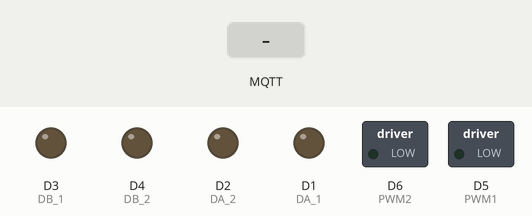
This sketch was run on a simulated ESP8266 (NodeMCU). Parts: switched loads named in the sketch (green lamp = pin HIGH), output pins drawn as LEDs (lit = HIGH). The test bench sets the inputs (shaded band). WiFi joins after 1.5 s; servers stay silent unless stated; no MQTT or app messages arrive unless stated; what the sketch prints to the serial monitor is not drawn.

Above: at 2.7 s.
2.8 s: MQTT message "A" arrives on the first subscribed topic
At 3.3 s:
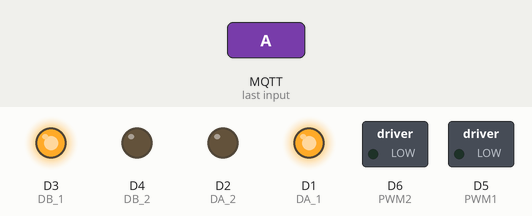
4.5 s: MQTT message "R" arrives on the first subscribed topic
At 5.8 s:
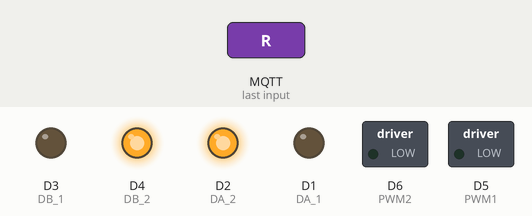
6.2 s: MQTT message "I" arrives on the first subscribed topic
At 7.1 s:
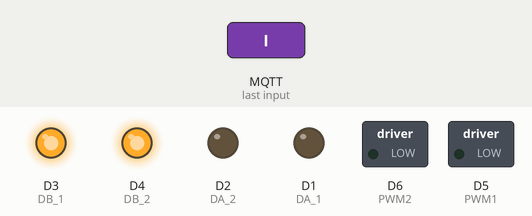
7.9 s: MQTT message "D" arrives on the first subscribed topic
At 8.4 s:
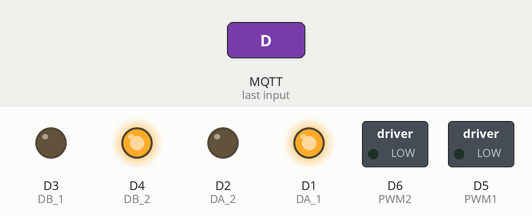
Timing chart, 0 to 10.6 s (numbered marks = the images above; inputs shaded):
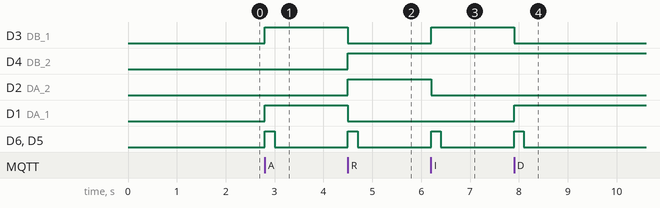

The sketch:

robot_mqtt2.ino
```cpp
#include <ESP8266WiFi.h>
#include <PubSubClient.h>

#define  PWM1 D5
#define  PWM2 D6
#define  DA_1   D1
#define  DA_2   D2
#define  DB_1   D3
#define  DB_2   D4

const char* ssid = "HUAWEI-1605";
const char* password = "75985170";
const char* mqtt_server = "test.mosquitto.org";

WiFiClient espClient;
PubSubClient client(espClient);
long lastMsg = 0;
char msg[50];
int value = 0;
int pwm=500;

void setup() {
  pinMode(PWM1, OUTPUT);
  pinMode(PWM2, OUTPUT);
  pinMode(DA_1, OUTPUT);
  pinMode(DA_2, OUTPUT);
  pinMode(DB_1, OUTPUT);
  pinMode(DB_2, OUTPUT);

  analogWrite(PWM1,0);
  analogWrite(PWM2,0);

  Serial.begin(115200);
  setup_wifi();
  client.setServer(mqtt_server, 1883);
  client.setCallback(callback);
}

void avanzar() {
  analogWrite(PWM1,pwm);
  analogWrite(PWM2,pwm);
  digitalWrite(DA_1, HIGH);
  digitalWrite(DA_2, LOW);
  digitalWrite(DB_1, HIGH);
  digitalWrite(DB_2, LOW);
}

void retroceder() {
  analogWrite(PWM1,pwm);
  analogWrite(PWM2,pwm);
  digitalWrite(DA_1, LOW);
  digitalWrite(DA_2, HIGH);
  digitalWrite(DB_1, LOW);
  digitalWrite(DB_2, HIGH);
}

void derecha(){
  analogWrite(PWM1,pwm);
  analogWrite(PWM2,pwm);
  digitalWrite(DA_1, HIGH);
  digitalWrite(DA_2, LOW);
  digitalWrite(DB_1, LOW);
  digitalWrite(DA_1, HIGH);

  }

void izquierda(){
  analogWrite(PWM1,pwm);
  analogWrite(PWM2,pwm);
  digitalWrite(DA_1, LOW);
  digitalWrite(DA_2, HIGH);
  digitalWrite(DB_1, HIGH);
  digitalWrite(DA_2, LOW);

  }

void  stop(){
    analogWrite(PWM1,0);
    analogWrite(PWM2,0);
  }

void setup_wifi() {

  delay(10);
  Serial.println();
  Serial.print("Connecting to ");
  Serial.println(ssid);

  WiFi.begin(ssid, password);

  while (WiFi.status() != WL_CONNECTED) {
    delay(500);
    Serial.print(".");
  }

  Serial.println("");
  Serial.println("WiFi connected");
  Serial.println("IP address: ");
  Serial.println(WiFi.localIP());
}

void callback(char* topic, byte* payload, unsigned int length) {
  Serial.print("Message arrived [");
  Serial.print(topic);
  Serial.print("] ");
  for (int i = 0; i < length; i++) {
    Serial.print((char)payload[i]);
  }
  Serial.println();

  if ((char)payload[0] == 'A') {
    avanzar();
  } else if ((char)payload[0] == 'R'){
    retroceder();
  } else if ((char)payload[0] == 'I'){
    izquierda();
  } else if ((char)payload[0] == 'D'){
    derecha();
  } else if ((char)payload[0] == 'S'){
    stop();
  }
  delay(200);
  stop();
}

void reconnect() {
  while (!client.connected()) {
    Serial.print("Attempting MQTT connection...");
    if (client.connect("Ubuntu16_MATE")) {
      Serial.println("connected");
      client.publish("outTopic", "hello world");
      client.subscribe("robot/labotec/1");
    } else {
      Serial.print("failed, rc=");
      Serial.print(client.state());
      Serial.println(" try again in 5 seconds");
      delay(5000);
    }
  }
}
void loop() {

  if (!client.connected()) {
    reconnect();
  }
  client.loop();
}
```

Measured:
- after the input at 2.8 s, D3 (DB_1), D1 (DA_1): LOW → HIGH at once; D6 (PWM2), D5 (PWM1): LOW → HIGH at once, → LOW 0.20 s later
- after the input at 4.5 s, D3 (DB_1), D1 (DA_1): HIGH → LOW at once; D4 (DB_2), D2 (DA_2): LOW → HIGH at once; D6 (PWM2), D5 (PWM1): LOW → HIGH at once, → LOW 0.20 s later
- after the input at 6.2 s, D3 (DB_1): LOW → HIGH at once; D2 (DA_2): HIGH → LOW at once; D6 (PWM2), D5 (PWM1): LOW → HIGH at once, → LOW 0.20 s later
- after the input at 7.9 s, D3 (DB_1): HIGH → LOW at once; D1 (DA_1): LOW → HIGH at once; D6 (PWM2), D5 (PWM1): LOW → HIGH at once, → LOW 0.20 s later
